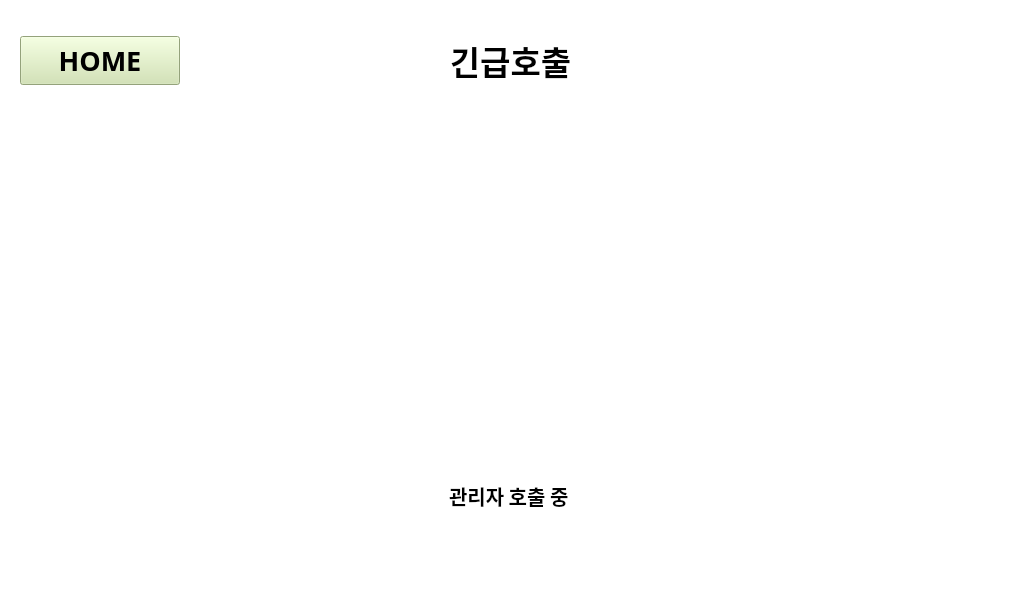
<?xml version="1.0" encoding="UTF-8"?>
<ui version="4.0">
 <class>MainWindow</class>
 <widget class="QMainWindow" name="MainWindow">
  <property name="geometry">
   <rect>
    <x>0</x>
    <y>0</y>
    <width>1024</width>
    <height>600</height>
   </rect>
  </property>
  <property name="sizePolicy">
   <sizepolicy hsizetype="Fixed" vsizetype="Fixed">
    <horstretch>0</horstretch>
    <verstretch>0</verstretch>
   </sizepolicy>
  </property>
  <property name="minimumSize">
   <size>
    <width>1024</width>
    <height>600</height>
   </size>
  </property>
  <property name="maximumSize">
   <size>
    <width>1024</width>
    <height>600</height>
   </size>
  </property>
  <property name="font">
   <font>
    <family>Malgun Gothic</family>
    <pointsize>10</pointsize>
    <weight>75</weight>
    <bold>true</bold>
   </font>
  </property>
  <property name="windowTitle">
   <string>MainWindow</string>
  </property>
  <property name="autoFillBackground">
   <bool>false</bool>
  </property>
  <property name="styleSheet">
   <string notr="true">background-color: white;</string>
  </property>
  <widget class="QWidget" name="centralwidget">
   <widget class="QWidget" name="horizontalLayoutWidget">
    <property name="geometry">
     <rect>
      <x>0</x>
      <y>0</y>
      <width>1021</width>
      <height>121</height>
     </rect>
    </property>
    <layout class="QHBoxLayout" name="layout_title">
     <item>
      <widget class="QPushButton" name="btn_home">
       <property name="sizePolicy">
        <sizepolicy hsizetype="Fixed" vsizetype="Fixed">
         <horstretch>0</horstretch>
         <verstretch>0</verstretch>
        </sizepolicy>
       </property>
       <property name="minimumSize">
        <size>
         <width>180</width>
         <height>0</height>
        </size>
       </property>
       <property name="sizeIncrement">
        <size>
         <width>0</width>
         <height>0</height>
        </size>
       </property>
       <property name="font">
        <font>
         <family>Malgun Gothic</family>
         <pointsize>20</pointsize>
         <weight>75</weight>
         <bold>true</bold>
        </font>
       </property>
       <property name="styleSheet">
        <string notr="true">margin-left: 20px;
background-color: #cfe3ac;
padding: 5px 0;</string>
       </property>
       <property name="text">
        <string>HOME</string>
       </property>
      </widget>
     </item>
     <item>
      <widget class="QLabel" name="title">
       <property name="font">
        <font>
         <family>Malgun Gothic</family>
         <pointsize>25</pointsize>
         <weight>75</weight>
         <bold>true</bold>
        </font>
       </property>
       <property name="styleSheet">
        <string notr="true">text-align: center;</string>
       </property>
       <property name="text">
        <string>긴급호출</string>
       </property>
       <property name="alignment">
        <set>Qt::AlignCenter</set>
       </property>
      </widget>
     </item>
     <item>
      <widget class="QPushButton" name="pushButton_6">
       <property name="sizePolicy">
        <sizepolicy hsizetype="Fixed" vsizetype="Fixed">
         <horstretch>0</horstretch>
         <verstretch>0</verstretch>
        </sizepolicy>
       </property>
       <property name="minimumSize">
        <size>
         <width>180</width>
         <height>0</height>
        </size>
       </property>
       <property name="sizeIncrement">
        <size>
         <width>0</width>
         <height>0</height>
        </size>
       </property>
       <property name="font">
        <font>
         <family>Malgun Gothic</family>
         <pointsize>20</pointsize>
         <weight>75</weight>
         <bold>true</bold>
        </font>
       </property>
       <property name="styleSheet">
        <string notr="true">margin-left: 20px;
background-color: #cfe3ac;
padding: 10px 0;</string>
       </property>
       <property name="text">
        <string/>
       </property>
       <property name="flat">
        <bool>true</bool>
       </property>
      </widget>
     </item>
    </layout>
   </widget>
   <widget class="QWidget" name="verticalLayoutWidget">
    <property name="geometry">
     <rect>
      <x>-1</x>
      <y>119</y>
      <width>1021</width>
      <height>402</height>
     </rect>
    </property>
    <layout class="QHBoxLayout" name="layout_contents">
     <item>
      <spacer name="horizontalSpacer">
       <property name="orientation">
        <enum>Qt::Horizontal</enum>
       </property>
       <property name="sizeType">
        <enum>QSizePolicy::Fixed</enum>
       </property>
       <property name="sizeHint" stdset="0">
        <size>
         <width>300</width>
         <height>20</height>
        </size>
       </property>
      </spacer>
     </item>
     <item>
      <layout class="QVBoxLayout" name="layout_contents_inside">
       <property name="sizeConstraint">
        <enum>QLayout::SetMinimumSize</enum>
       </property>
       <item>
        <widget class="QLabel" name="emr_light_img">
         <property name="sizePolicy">
          <sizepolicy hsizetype="Fixed" vsizetype="Fixed">
           <horstretch>0</horstretch>
           <verstretch>0</verstretch>
          </sizepolicy>
         </property>
         <property name="minimumSize">
          <size>
           <width>403</width>
           <height>345</height>
          </size>
         </property>
         <property name="layoutDirection">
          <enum>Qt::LeftToRight</enum>
         </property>
         <property name="styleSheet">
          <string notr="true">background: url(./assets/emr_light.png);
background-size: cover;</string>
         </property>
         <property name="text">
          <string/>
         </property>
        </widget>
       </item>
       <item alignment="Qt::AlignHCenter">
        <widget class="QLabel" name="emr_label">
         <property name="sizePolicy">
          <sizepolicy hsizetype="Preferred" vsizetype="Minimum">
           <horstretch>0</horstretch>
           <verstretch>0</verstretch>
          </sizepolicy>
         </property>
         <property name="font">
          <font>
           <family>Malgun Gothic</family>
           <pointsize>15</pointsize>
           <weight>75</weight>
           <bold>true</bold>
          </font>
         </property>
         <property name="styleSheet">
          <string notr="true">padding: 10px;</string>
         </property>
         <property name="text">
          <string>관리자 호출 중</string>
         </property>
        </widget>
       </item>
      </layout>
     </item>
     <item>
      <spacer name="horizontalSpacer_2">
       <property name="orientation">
        <enum>Qt::Horizontal</enum>
       </property>
       <property name="sizeType">
        <enum>QSizePolicy::Fixed</enum>
       </property>
       <property name="sizeHint" stdset="0">
        <size>
         <width>300</width>
         <height>20</height>
        </size>
       </property>
      </spacer>
     </item>
    </layout>
   </widget>
   <widget class="QWidget" name="horizontalLayoutWidget_2">
    <property name="geometry">
     <rect>
      <x>0</x>
      <y>519</y>
      <width>1021</width>
      <height>81</height>
     </rect>
    </property>
    <layout class="QHBoxLayout" name="layout_bottom"/>
   </widget>
  </widget>
 </widget>
 <resources>
  <include location="resource.qrc"/>
 </resources>
 <connections/>
</ui>
